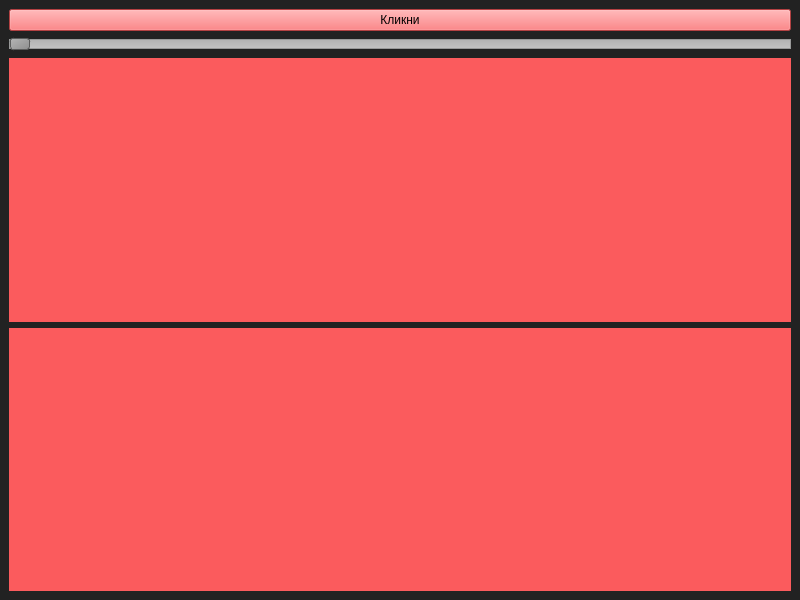
<?xml version="1.0" encoding="UTF-8"?>
<ui version="4.0">
 <class>MainWindow</class>
 <widget class="QMainWindow" name="MainWindow">
  <property name="geometry">
   <rect>
    <x>0</x>
    <y>0</y>
    <width>800</width>
    <height>600</height>
   </rect>
  </property>
  <property name="windowTitle">
   <string>MainWindow</string>
  </property>
  <property name="styleSheet">
   <string notr="true"/>
  </property>
  <widget class="QWidget" name="centralwidget">
   <property name="styleSheet">
    <string notr="true">background-color: #222222</string>
   </property>
   <layout class="QVBoxLayout" name="verticalLayout_2">
    <item>
     <widget class="QPushButton" name="pushButton">
      <property name="styleSheet">
       <string notr="true">background-color: #fb5b5d</string>
      </property>
      <property name="text">
       <string>Кликни</string>
      </property>
     </widget>
    </item>
    <item>
     <widget class="QSlider" name="horizontalSlider">
      <property name="styleSheet">
       <string notr="true">QSlider::groove:horizontal {
    border: 1px solid #999999;
    height: 8px; /* the groove expands to the size of the slider by default. by giving it a height, it has a fixed size */
    background: qlineargradient(x1:0, y1:0, x2:0, y2:1, stop:0 #B1B1B1, stop:1 #c4c4c4);
    margin: 2px 0;
}

QSlider::handle:horizontal {
    background: qlineargradient(x1:0, y1:0, x2:1, y2:1, stop:0 #b4b4b4, stop:1 #8f8f8f);
    border: 1px solid #5c5c5c;
    width: 18px;
    margin: -2px 0; /* handle is placed by default on the contents rect of the groove. Expand outside the groove */
    border-radius: 3px;
}</string>
      </property>
      <property name="orientation">
       <enum>Qt::Horizontal</enum>
      </property>
     </widget>
    </item>
    <item>
     <layout class="QVBoxLayout" name="verticalLayout">
      <item>
       <widget class="PlotWidget" name="PlotWidget" native="true">
        <property name="enabled">
         <bool>true</bool>
        </property>
        <property name="styleSheet">
         <string notr="true">background-color: #fb5b5d</string>
        </property>
       </widget>
      </item>
      <item>
       <widget class="PlotWidget" name="PlotWidget_2" native="true">
        <property name="styleSheet">
         <string notr="true">background-color: #fb5b5d</string>
        </property>
       </widget>
      </item>
     </layout>
    </item>
   </layout>
  </widget>
 </widget>
 <customwidgets>
  <customwidget>
   <class>PlotWidget</class>
   <extends>QWidget</extends>
   <header>pyqtgraph</header>
   <container>1</container>
  </customwidget>
 </customwidgets>
 <resources/>
 <connections/>
</ui>
